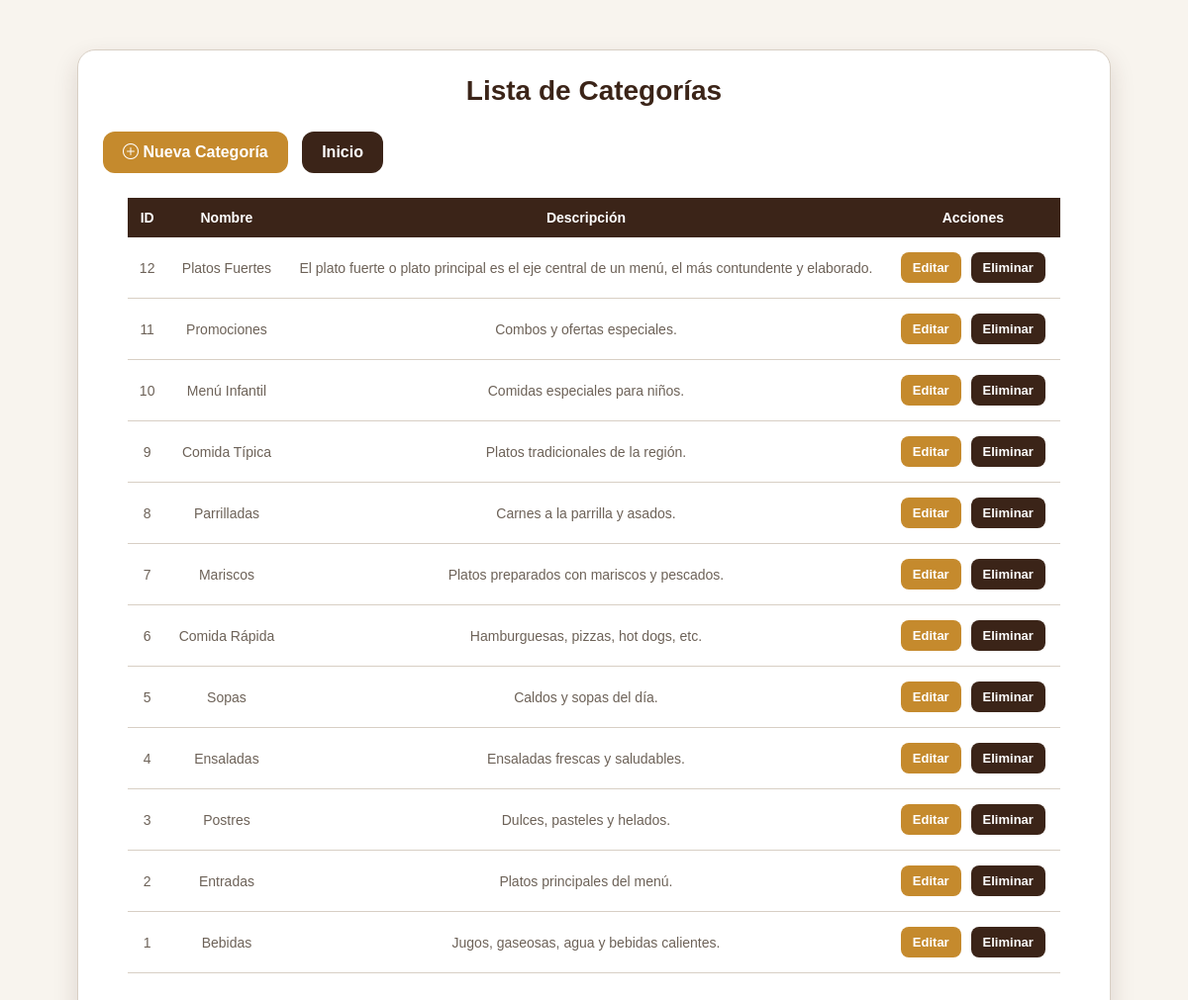
/index.php?url=categorias/listar, run on the app's committed database.
### tables this page shows
CREATE TABLE `categoria` (
  `id_categoria` int(11) NOT NULL,
  `nombre` varchar(100) NOT NULL,
  `descripcion` text DEFAULT NULL
);

### app/controllers/CategoriaController.php (called while the page is built, shortened)
<?php
require_once __DIR__ . "/../models/Categoria.php";
class CategoriaController
{
    public function listar()
    {
        $categorias = Categoria::obtenerTodos();
        require __DIR__ . "/../views/Categorias/listarcategoria.php";
    }
}

### app/models/Categoria.php (called while the page is built, shortened)
<?php
class Categoria
{
    public static function obtenerTodos()
    {
        $conn = Conexion::conectar();
        $sql = "SELECT
                    id_categoria,
                    nombre,
                    descripcion
                FROM categoria
                ORDER BY id_categoria DESC";
        $resultado = $conn->query($sql);
        $categorias = [];
        if ($resultado && $resultado->num_rows > 0) {
            while ($fila = $resultado->fetch_assoc()) {
                $categorias[] = $fila;
            }
        }
        return $categorias;
    }
}

### app/views/Categorias/listarcategoria.php (the view, shortened to what this page needs)
<?php
$categorias = $categorias ?? [];
?>
<!DOCTYPE html>
<html lang="es">
<head>
    <link rel="stylesheet" href="css/styles.css">
    <link rel="stylesheet" href="https://cdn.jsdelivr.net/npm/bootstrap-icons@1.11.3/font/bootstrap-icons.min.css">
</head>
<body>
<div class="contenedor">
    <div class="card">
        <h1>Lista de Categorías</h1>
        <a class="btn-crear" href="index.php?url=categorias/crearForm">
            <i class="bi bi-plus-circle"></i>
            Nueva Categoría
        </a>
        <a class="btn-inicio" href="index.php?url=inicio">
            Inicio
        </a>
        <table class="tabla">
            <thead>
                <tr>
                    <th>ID</th>
                    <th>Nombre</th>
                    <th>Descripción</th>
                    <th>Acciones</th>
                </tr>
            </thead>
            <tbody>
            <?php foreach($categorias as $categoria): ?>
                <tr>
                    <td><?= htmlspecialchars($categoria["id_categoria"]) ?></td>
                    <td><?= htmlspecialchars($categoria["nombre"]) ?></td>
                    <td><?= htmlspecialchars($categoria["descripcion"]) ?></td>
                    <td>
                        <a class="btn-editar"
                           href="index.php?url=categorias/editarForm&id=<?= $categoria["id_categoria"] ?>">
                            Editar
                        </a>
                        <a class="btn-eliminar"
                           href="index.php?url=categorias/eliminar&id=<?= $categoria["id_categoria"] ?>"
                           onclick="return confirm('¿Está seguro de eliminar esta categoría?')">
                            Eliminar
                        </a>
                    </td>
                </tr>
            <?php endforeach; ?>
            </tbody>
        </table>
    </div>
</div>
</body>
</html>

### public/css/styles.css (style rules this page uses)
:root { --cafe:#3B2418; --dorado:#C58A2D; --crema:#F8F4EE; --gris-texto:#6D6258; --blanco:#FFFFFF; --borde:#D8CFC4; }
* { margin:0; padding:0; box-sizing:border-box; font-family:'Poppins',sans-serif; }
body { background:var(--crema); color:var(--cafe); min-height:100vh; }
.formulario h1, .card h1 { text-align:center; color:var(--cafe); font-size:28px; margin-bottom:25px; }
.btn-crear { display:inline-block; padding:12px 20px; background:var(--dorado); color:var(--blanco); text-decoration:none; border-radius:12px; font-weight:600; transition:.3s; }
.btn-inicio { display:inline-block; margin-left:10px; padding:12px 20px; background:var(--cafe); color:var(--blanco); text-decoration:none; border-radius:12px; font-weight:600; }
.contenedor { width:100%; min-height:100vh; padding:20px; display:flex; justify-content:center; }
.card { width:90%; max-width:1050px; margin:30px auto; background:var(--blanco); padding:25px; border-radius:18px; box-shadow:0 10px 25px rgba(59,36,24,0.15); border:1px solid var(--borde); overflow:hidden; }
.tabla { width:95%; margin:25px auto; border-collapse:collapse; }
.tabla th { background:var(--cafe); color:var(--blanco); padding:12px; text-align:center; font-size:14px; }
.tabla td { padding:12px; color:var(--gris-texto); border-bottom:1px solid var(--borde); text-align:center; font-size:14px; }
.btn-editar, .btn-eliminar { display:inline-block; padding:8px 12px; border-radius:8px; text-decoration:none; font-size:13px; font-weight:600; margin:3px; }
.btn-editar { background:var(--dorado); color:var(--blanco); }
.btn-eliminar { background:var(--cafe); color:var(--blanco); }

### data on the page
categoria: id_categoria "12", nombre "Platos Fuertes", descripcion "El plato fuerte o plato principal es el eje central de un menú, el más contundente y elaborado."
categoria: id_categoria "11", nombre "Promociones", descripcion "Combos y ofertas especiales."
categoria: id_categoria "10", nombre "Menú Infantil", descripcion "Comidas especiales para niños."
categoria: id_categoria "9", nombre "Comida Típica", descripcion "Platos tradicionales de la región."
categoria: id_categoria "8", nombre "Parrilladas", descripcion "Carnes a la parrilla y asados."
categoria: id_categoria "7", nombre "Mariscos", descripcion "Platos preparados con mariscos y pescados."
categoria: id_categoria "6", nombre "Comida Rápida", descripcion "Hamburguesas, pizzas, hot dogs, etc."
categoria: id_categoria "5", nombre "Sopas", descripcion "Caldos y sopas del día."
categoria: id_categoria "4", nombre "Ensaladas", descripcion "Ensaladas frescas y saludables."
categoria: id_categoria "3", nombre "Postres", descripcion "Dulces, pasteles y helados."
categoria: id_categoria "2", nombre "Entradas", descripcion "Platos principales del menú."
categoria: id_categoria "1", nombre "Bebidas", descripcion "Jugos, gaseosas, agua y bebidas calientes."
